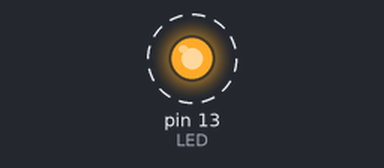
Bench run of a sketch on a simulated Arduino Uno, built with avr-gcc and run on an emulated ATmega328P. Parts: output pins drawn as LEDs (lit = HIGH). Dashed ring = blinking.

Above: at 0.5 s.
Timing chart, 0 to 4.6 s (numbered marks = the images above):
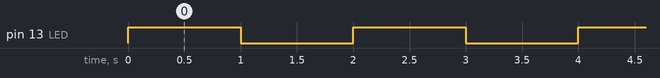

Measured:
- by itself, pin 13 (LED): alternates HIGH for 1.0 s and LOW for 1.0 s

The sketch:

led_auto_blink.ino
```cpp
const int LED=13;     // declare led port
const int DELAY=1000; // declare delay

void setup() {
  pinMode(LED, OUTPUT); // configures port as output
}

void loop() {
  digitalWrite(LED, !digitalRead(LED));
  delay(DELAY);
}
```
